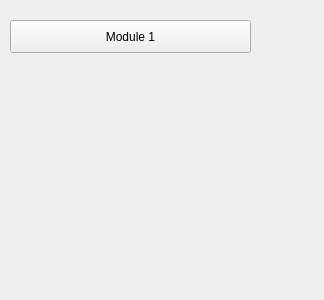
<?xml version="1.0" encoding="UTF-8"?>
<ui version="4.0">
 <class>LandingPageButton</class>
 <widget class="QWidget" name="LandingPageButton">
  <property name="geometry">
   <rect>
    <x>0</x>
    <y>0</y>
    <width>324</width>
    <height>300</height>
   </rect>
  </property>
  <property name="windowTitle">
   <string>Form</string>
  </property>
  <widget class="QPushButton" name="appButton1">
   <property name="geometry">
    <rect>
     <x>10</x>
     <y>20</y>
     <width>241</width>
     <height>33</height>
    </rect>
   </property>
   <property name="text">
    <string>Module 1</string>
   </property>
  </widget>
 </widget>
 <resources/>
 <connections/>
</ui>
